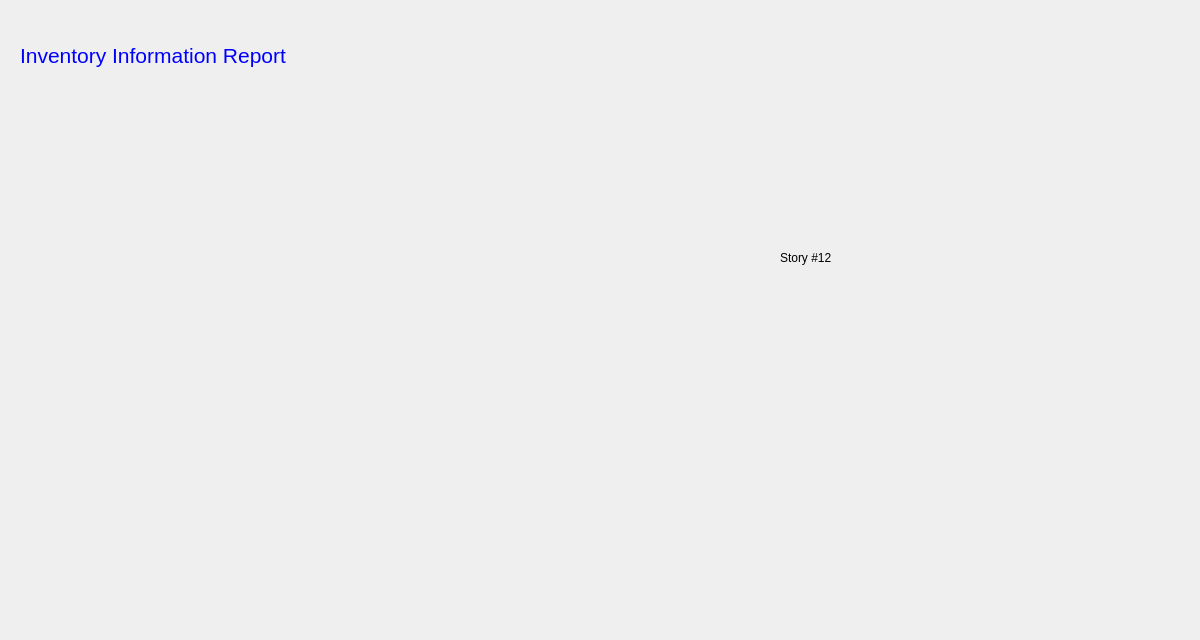
<?xml version="1.0" encoding="UTF-8"?>
<ui version="4.0">
 <class>mInventory</class>
 <widget class="QWidget" name="mInventory">
  <property name="geometry">
   <rect>
    <x>0</x>
    <y>0</y>
    <width>1200</width>
    <height>640</height>
   </rect>
  </property>
  <property name="minimumSize">
   <size>
    <width>1200</width>
    <height>640</height>
   </size>
  </property>
  <property name="maximumSize">
   <size>
    <width>1200</width>
    <height>640</height>
   </size>
  </property>
  <property name="windowTitle">
   <string>Form</string>
  </property>
  <widget class="QLabel" name="label">
   <property name="geometry">
    <rect>
     <x>20</x>
     <y>30</y>
     <width>631</width>
     <height>51</height>
    </rect>
   </property>
   <property name="font">
    <font>
     <pointsize>16</pointsize>
    </font>
   </property>
   <property name="styleSheet">
    <string notr="true">color: blue;</string>
   </property>
   <property name="text">
    <string>Inventory Information Report</string>
   </property>
  </widget>
  <widget class="QLabel" name="label_2">
   <property name="geometry">
    <rect>
     <x>780</x>
     <y>250</y>
     <width>91</width>
     <height>16</height>
    </rect>
   </property>
   <property name="text">
    <string>Story #12</string>
   </property>
  </widget>
 </widget>
 <resources/>
 <connections/>
</ui>
